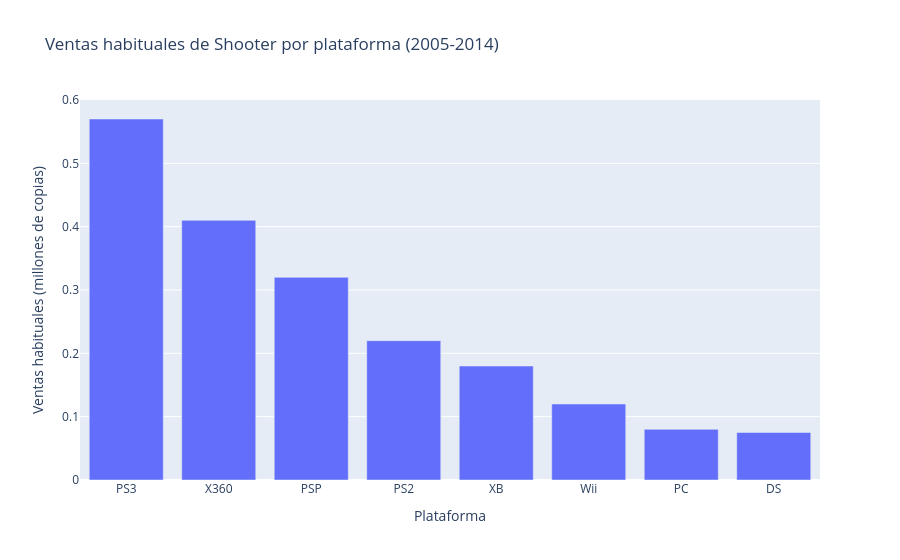

The notebook cell this image was saved under:
### Code cell
disparos = exploracion[(exploracion['Genre'] == 'Shooter') &
                         exploracion['Year_of_Release'].between(2005, 2014)]
plataformas = disparos.groupby('Platform', as_index=False).agg(
    mediana=('Global_Sales', 'median'), juegos=('Global_Sales', 'size'))
plataformas = plataformas[plataformas['juegos'] >= 30]

fig = px.bar(plataformas.sort_values('mediana', ascending=False),
             x='Platform', y='mediana', hover_data=['juegos'],
             title='Ventas habituales de Shooter por plataforma (2005-2014)')
fig.update_layout(xaxis_title='Plataforma',
                  yaxis_title='Ventas habituales (millones de copias)')
fig.show()

### Figure 1 — Plotly figure (JSON) as saved in the notebook; plotly's stock layout.template omitted (floating-point values rounded to 4 significant figures)
{"data": [{"customdata": [[151], [193], [37], [56], [47], [61], [112], [42]], "hovertemplate": "Platform=%{x}<br>mediana=%{y}<br>juegos=%{customdata[0]}<extra></extra>", "legendgroup": "", "marker": {"color": "#636efa", "pattern": {"shape": ""}}, "name": "", "orientation": "v", "showlegend": false, "textposition": "auto", "type": "bar", "x": ["PS3", "X360", "PSP", "PS2", "XB", "Wii", "PC", "DS"], "xaxis": "x", "y": [0.57, 0.41, 0.32, 0.22, 0.18, 0.12, 0.08, 0.075], "yaxis": "y"}], "layout": {"barmode": "relative", "legend": {"tracegroupgap": 0}, "title": {"text": "Ventas habituales de Shooter por plataforma (2005-2014)"}, "xaxis": {"anchor": "y", "domain": [0.0, 1.0], "title": {"text": "Plataforma"}}, "yaxis": {"anchor": "x", "domain": [0.0, 1.0], "title": {"text": "Ventas habituales (millones de copias)"}}}}
